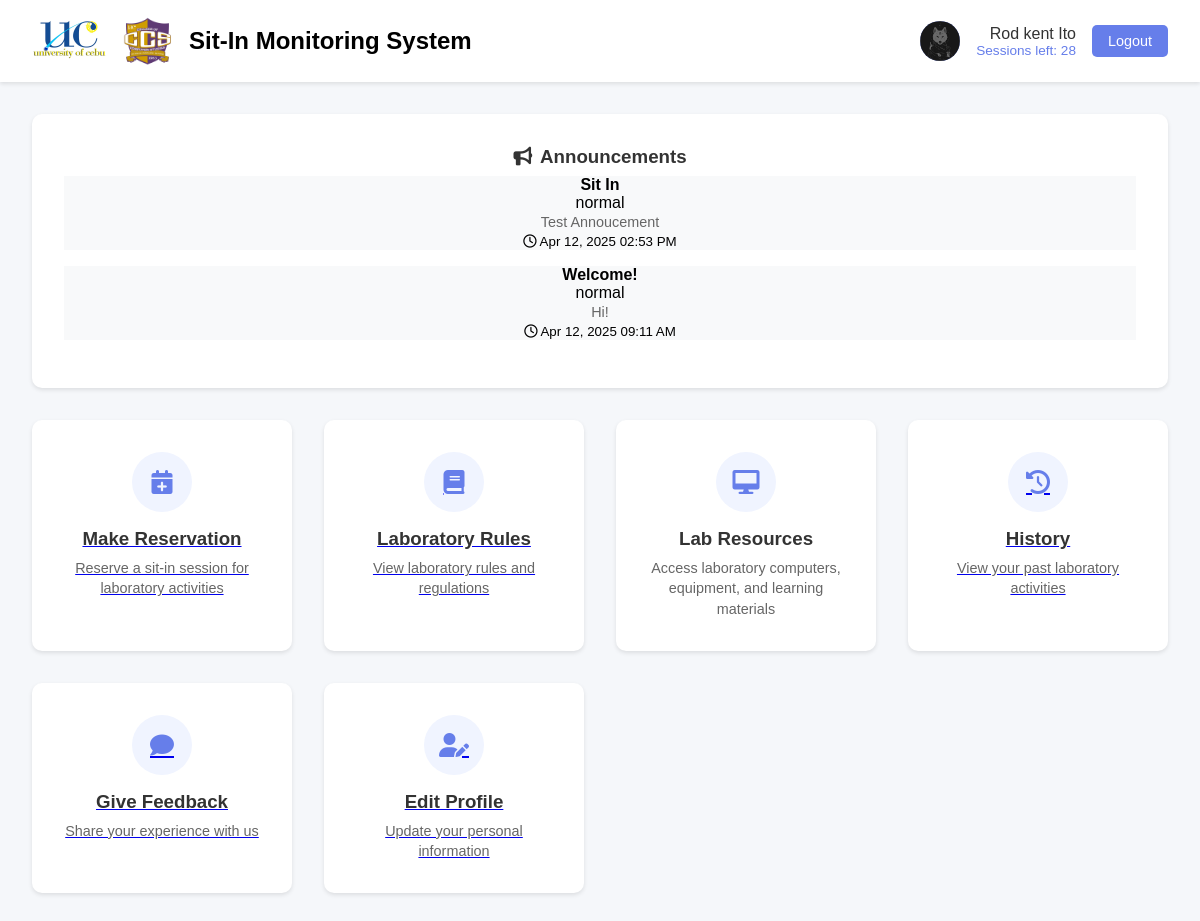
Screenshot of /home (signed in) with the database file from the repository.
### models.py (models this page shows, shortened)
class User(db.Model):
    __tablename__ = 'users'
    id = db.Column(db.Integer, primary_key=True)
    id_number = db.Column(db.String(20), unique=True, nullable=False)
    email = db.Column(db.String(120), unique=True, nullable=False)
    first_name = db.Column(db.String(50), nullable=False)
    middle_name = db.Column(db.String(50))
    last_name = db.Column(db.String(50), nullable=False)
    course = db.Column(db.String(100), nullable=False)
    year_level = db.Column(db.String(20), nullable=False)
    password = db.Column(db.String(200), nullable=False)
    profile_image = db.Column(db.String(200))
    is_admin = db.Column(db.Boolean, default=False, nullable=False)
    is_active = db.Column(db.Boolean, default=True)
    remaining_sessions = db.Column(db.Integer, default=30)
    created_at = db.Column(db.DateTime, default=datetime.utcnow)
    updated_at = db.Column(db.DateTime, default=datetime.utcnow, onupdate=datetime.utcnow)
    sessions = db.relationship('Session', backref='user', lazy=True)
    reservations = db.relationship('Reservation', backref='user', lazy=True)
    feedback = db.relationship('Feedback', backref='user', lazy=True)

class Announcement(db.Model):
    id = db.Column(db.Integer, primary_key=True)
    title = db.Column(db.String(200), nullable=False)
    content = db.Column(db.Text, nullable=False)
    type = db.Column(db.String(50), default='Normal')  # Normal, Important, Urgent
    created_at = db.Column(db.DateTime, default=datetime.utcnow)
    updated_at = db.Column(db.DateTime, default=datetime.utcnow, onupdate=datetime.utcnow)
    is_active = db.Column(db.Boolean, default=True)

### app.py (the view)
@app.route('/home')
def home():
    if 'user_id' not in session:
        return redirect(url_for('index'))
    user = User.query.filter_by(id_number=session['user_id']).first()
    if not user:
        session.pop('user_id', None)  # Clear invalid session
        flash('User not found. Please log in again.', 'error')
        return redirect(url_for('index'))
    if user.is_admin:
        return redirect(url_for('admin_dashboard'))
    active_announcements = Announcement.query.filter_by(is_active=True).order_by(Announcement.created_at.desc()).all()
    return render_template('home.html', user=user, announcements=active_announcements)

### templates/home.html (shortened to what this page needs)
<!DOCTYPE html>
<html lang="en">
<head>
    <link rel="stylesheet" href="https://cdnjs.cloudflare.com/ajax/libs/font-awesome/6.0.0/css/all.min.css">
    <link rel="stylesheet" href="https://cdn.jsdelivr.net/npm/bootstrap-icons@1.11.3/font/bootstrap-icons.min.css">
</head>
<body>
    <nav class="navbar">
        <div class="header-logo">
            <img src="{{ url_for('static', filename='uploads/uclogo.jpg') }}" alt="UC Logo" id="ucLogo">
            <img src="{{ url_for('static', filename='uploads/ccs.png') }}" alt="ccsLogo" id="ccsLogo>
            <div class="header-title">
                <h1>Sit-In Monitoring System</h1>
            </div>
        <div class="user-info">
            <div class="user-avatar">
                {% if user and user.profile_image %}
                    <img src="{{ url_for('static', filename='uploads/' + user.profile_image) }}"
                         alt="Profile Image"
                         id="profileImage">
                {% else %}
                    <span class="avatar-text">{{ user.first_name[0].upper() if user and user.first_name else 'U' }}</span>
                {% endif %}
            </div>
            <div class="user-details">
                <span class="user-name">{{ user.first_name if user else '' }} {{ user.last_name if user else '' }}</span>
                <span class="remaining-sessions">Sessions left: {{ user.remaining_sessions if user else '0' }}</span>
            </div>
            <a href="{{ url_for('logout') }}" class="logout-btn">Logout</a>
        </div>
    </nav>
    <div class="container">
        {% if announcements %}
        <div class="announcements-section mb-4">
            <div class="card">
                <div class="card-header">
                    <h3><i class="fas fa-bullhorn me-2"></i>Announcements</h3>
                </div>
                <div class="card-body">
                    {% for announcement in announcements %}
                    <div class="announcement-item mb-3 p-3 border rounded {% if announcement.type == 'Urgent' %}bg-urgent{% elif announcement.type == 'Important' %}bg-important{% else %}bg-normal{% endif %}">
                        <div class="d-flex justify-content-between align-items-center mb-2">
                            <h4 class="mb-0">{{ announcement.title }}</h4>
                            <span class="badge bg-{{ 'danger' if announcement.type == 'Urgent' else 'warning' if announcement.type == 'Important' else 'primary' }}">
                                {{ announcement.type }}
                            </span>
                        </div>
                        <p class="mb-2">{{ announcement.content }}</p>
                        <small class="text-muted">
                            <i class="far fa-clock me-1"></i>
                            {{ announcement.created_at.strftime('%b %d, %Y %I:%M %p') }}
                        </small>
                    </div>
                    {% endfor %}
                </div>
            </div>
        </div>
        {% endif %}
        <div class="grid-container">
            <a href="#" class="card" id="makeReservation">
                <div class="card-icon">
                    <i class="fas fa-calendar-plus"></i>
                </div>
                <h3>Make Reservation</h3>
                <p>Reserve a sit-in session for laboratory activities</p>
            </a>
            <a href="#" class="card" id="labRules">
                <div class="card-icon">
                    <i class="fas fa-book"></i>
                </div>
                <h3>Laboratory Rules</h3>
                <p>View laboratory rules and regulations</p>
            </a>
            <a href="{{ url_for('user_resources') }}" class="card" style="text-decoration: none;">
                <div class="card-icon">
                    <i class="fas fa-desktop"></i>
                </div>
                <h3>Lab Resources</h3>
                <p>Access laboratory computers, equipment, and learning materials</p>
            </a>
            <a href="#" class="card" id="history">
                <div class="card-icon">
                    <i class="fas fa-history"></i>
                </div>
                <h3>History</h3>
                <p>View your past laboratory activities</p>
            </a>
            <a href="#" class="card" id="feedback">
                <div class="card-icon">
                    <i class="fas fa-comment"></i>
                </div>
                <h3>Give Feedback</h3>
                <p>Share your experience with us</p>
            </a>
            <a href="{{ url_for('profile') }}" class="card">
                <div class="card-icon">
                    <i class="fas fa-user-edit"></i>
                </div>
                <h3>Edit Profile</h3>
                <p>Update your personal information</p>
            </a>
        </div>
    </div>
</body>
</html>

### templates/home.html (style rules this page uses)
* { margin: 0; padding: 0; box-sizing: border-box; font-family: 'Arial', sans-serif; }
body { background: #f5f7fa; min-height: 100vh; }
.navbar { background: rgb(255, 255, 255); padding: 1rem 2rem; box-shadow: 0 2px 4px rgba(0, 0, 0, 0.1); display: flex; justify-content: space-between; align-items: center; }
.header-logo { display: flex; align-items: center; gap: 1rem; }
.header-logo img { height: 50px; }
.user-info { display: flex; align-items: center; gap: 1rem; }
.user-avatar { width: 40px; height: 40px; border-radius: 50%; background: #667eea; display: flex; align-items: center; justify-content: center; color: white; font-weight: bold; overflow: hidden; }
.user-avatar img { width: 100%; height: 100%; object-fit: cover; }
.user-details { display: flex; flex-direction: column; align-items: flex-end; }
.user-name { font-weight: 500; color: #333; }
.remaining-sessions { font-size: 0.85rem; color: #667eea; font-weight: 500; }
.container { max-width: 1200px; margin: 2rem auto; padding: 0 2rem; }
.grid-container { display: grid; grid-template-columns: repeat(auto-fit, minmax(250px, 1fr)); gap: 2rem; margin-top: 2rem; }
.card { background: white; padding: 2rem; border-radius: 10px; box-shadow: 0 2px 4px rgba(0, 0, 0, 0.1); text-align: center; transition: transform 0.3s, box-shadow 0.3s; cursor: pointer; }
.card-icon { width: 60px; height: 60px; margin: 0 auto 1rem; background: #f0f4ff; border-radius: 50%; display: flex; align-items: center; justify-content: center; }
.card-icon i { font-size: 24px; color: #667eea; }
.card h3 { color: #333; margin-bottom: 0.5rem; }
.card p { color: #666; font-size: 0.9rem; line-height: 1.4; }
.logout-btn { background: #667eea; color: white; border: none; padding: 0.5rem 1rem; border-radius: 5px; cursor: pointer; transition: background 0.3s; text-decoration: none; font-size: 0.9rem; }
.mb-4 { margin-bottom: 1.5rem; }
.mb-3 { margin-bottom: 1rem; }
.me-2 { margin-right: 0.5rem; }
.bg-normal { background-color: #f8f9fa; }

### rows the page displays
User: profile_image (picture), first_name "Rod kent", last_name "Ito", remaining_sessions "28"
Announcement: title "Sit In", type "normal", content "Test Annoucement", created_at "Apr 12, 2025 02:53 PM"
Announcement: title "Welcome!", type "normal", content "Hi!", created_at "Apr 12, 2025 09:11 AM"
